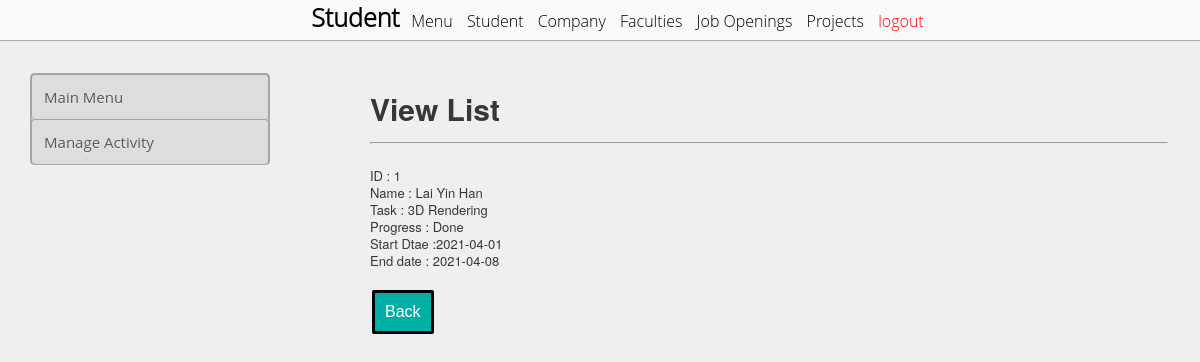
/student/viewStudent.php?GetStudent=1, run on the app's committed database.
### tables this page shows
CREATE TABLE `activityrecord` (
  `id` int(10) NOT NULL,
  `name` varchar(30) NOT NULL,
  `task` varchar(50) NOT NULL,
  `progress` varchar(20) NOT NULL,
  `start_date` date NOT NULL,
  `end_date` date NOT NULL,
  `marks` int(11) NOT NULL
);

### student/viewStudent.php (the view, shortened to what this page needs)
<?php
	$conn = mysqli_connect("localhost", "root", "", "student_db");
	$id = $_GET['GetStudent'];
	$query = "SELECT * FROM activityrecord
				WHERE id='".$id."'";
	$result = mysqli_query($conn, $query);
	while($row=mysqli_fetch_assoc($result))
	{
		$id = $row['id'];
		$name = $row['name'];
		$task = $row['task'];
		$progress = $row['progress'];
		$start_date = $row['start_date'];
		$end_date = $row['end_date'];
	}
?>
<!DOCTYPE html>
<html lang="en">
<head>
  <link rel="stylesheet" href="https://stackpath.bootstrapcdn.com/font-awesome/4.7.0/css/font-awesome.min.css">
     <link href='../style_admin.css' rel='stylesheet'>
    <link href='../table.css' rel='stylesheet'>
</head>
<body>
   <nav id='nav'>
        <ul style='list-style: none; display: inline'>
            <div id='logo' style='font-weight: bold'>
                Student
            </div>
            <li><a href='student.php'>Menu</a></li>
            <li><a href='show_student.php'>Student </a></li>
            <li><a href=''>Company</a></li>
            <li><a href=''>Faculties</a></li>
            <li><a href=''>Job Openings</a></li>
            <li><a href=''>Projects</a></li>
            <li align='right' ><a href='../logout.php' style='color:red;'>logout</a></li>
        </ul>
    </nav>
    <div id='main'>
        <div id='left'>
            <div id='sidebar'>
                <div class='menu'>
                    <a href='student.php'>
                        <div class='menu menu-item' id='student_tc'>
                            Main Menu
                        </div>
                    </a>
                    <a href='StudentList.php'>
                        <div class='menu menu-item' id='student_tc'>
                            Manage Activity
                        </div>
                    </a>
                </div>
            </div>
        </div>
        <div id='right'>
            <form action='' method='GET' accept-charset='utf-8'>
	                    <div class='table_container'>
                    	    <div class='sub-table-container'>
			    <table class='tc'>
		            <section class="section-1">
		<h1 style="font-size:30px"><b>View List</h1></b><hr><br>
			<form method="POST">
						    <div class="form-group">
                                    <label>ID :<span class="font-weight-bold text text-success"> <?php echo $id ?></span></label>
                            </div>
							<div class="form-group">
                                    <label>Name :<span class="font-weight-bold text text-success"> <?php echo $name ?></span></label>
                                </div>
							<div class="form-group">
                                    <label>Task :<span class="font-weight-bold text text-success"> <?php echo $task ?></span></label>
                                </div>
							<div class="form-group">
                                    <label>Progress :<span class="font-weight-bold text text-success"> <?php echo $progress ?></span></label>
                            </div>
							<div class="form-group">
                                    <label>Start Dtae :<span class="font-weight-bold text text-success"><?php echo $start_date ?></span></label>
                                </div>
							<div class="form-group">
                                    <label>End date :<span class="font-weight-bold text text-success"> <?php echo $end_date?></span></label>
                                </div>
						<br>
						<input type="button" value="Back" onclick="history.go(-1);">
				</form>
        </section>
	</div>
</body>
</html>

### style_admin.css (style rules this page uses)
body, html { margin: 0px auto; width: 100%; }
#nav { position: fixed; height: 40px; width: 100%; font-family: "open sans light", "Helvetica Neue", Helvetica, arial, sans-serif; background: #F9F9F9; border-bottom: 1px solid #ADADAD; text-align: center; }
li { display: inline-block; padding-left: 5px; padding-right: 5px; padding-top: 10px; padding-bottom: 10px; }
a { color: black; text-decoration: none; }
#nav li { text-decoration: none; color: #000000; }
#nav ul { margin-top: 0px; }
#logo { display: inline; font-size: 25px; text-align: left; }
#main { padding-top: 43px; width: '100%'; margin: 0 auto; }
#left { float: left; width: 25%; }
#right { float: right; width: 75%; }
#nav { z-index:50; }
#main { z-index: 5; }

### table.css (style rules this page uses)
.table_container { padding: 32px; padding-left: 70px; }
.table_container table { width: 85%; }
.menu { background: rgba(0,0,0,0.07); border-radius: 4px; overflow: hidden; border:#A3A4A5 solid 1px; border-bottom:#A3A4A5 solid 1px; box-shadow: 0 1px 0 rgba(255, 255, 255, 0.5), inset 0 0 1px rgba(0,0,0,0.8), inset 0 1px 3px rgba(0,0,0,0.2); }
.menu .menu-item { padding: 12px; cursor: pointer; border-bottom: 1px solid rgba(0,0,0,0.15); box-shadow: inset 0 1px 0 rgba(255,255,255,0.25); color: #595959; position: relative; font-size: 15px; text-indent: 0px; text-shadow: 0 1px 0 rgba(255,255,255,0.4); background: #DCDDDE; }
.menu .menu-item:first-child { border-top-left-radius: 4px; border-top-right-radius: 4px; box-shadow: none; }
.menu .menu-item:last-child { border-bottom: none; border-bottom-left-radius: 4px; border-bottom-right-radius: 4px; }
#sidebar { padding: 30px; }
.sub-table-container { width: 100%; color: #383636; font: 13px/17px "Helvetica Neue", arial, sans-serif; }
table { width: 100%; border-collapse: collapse; }
.tc { text-align: center; width: 50%; -webkit-box-shadow: 0 0 200px rgba(255, 255, 255, 0.5), 0 30px 10px rgba(0, 0, 0, 0.3); box-shadow: 0 0 200px rgba(255, 255, 255, 0.5), 0.5px 3px 1px rgba(0, 0, 0, 0.3); }

### student/viewStudent.php (style rules this page uses)
body { font-family: 'open sans', 'Helvetica Neu', Helvetica, arial, sans-serif; background: #EDEFF0; }
input[type=button] { background-color: #00aea6; border: 3px solid black; color: white; padding: 10px; text-align: center; text-decoration: none; display: inline-block; font-size: 16px; margin: 4px 2px; cursor: pointer; border-radius: 2px; }

### data on the page
activityrecord: id "1", name "Lai Yin Han", task "3D Rendering", progress "Done", start_date "2021-04-01", end_date "2021-04-08"
